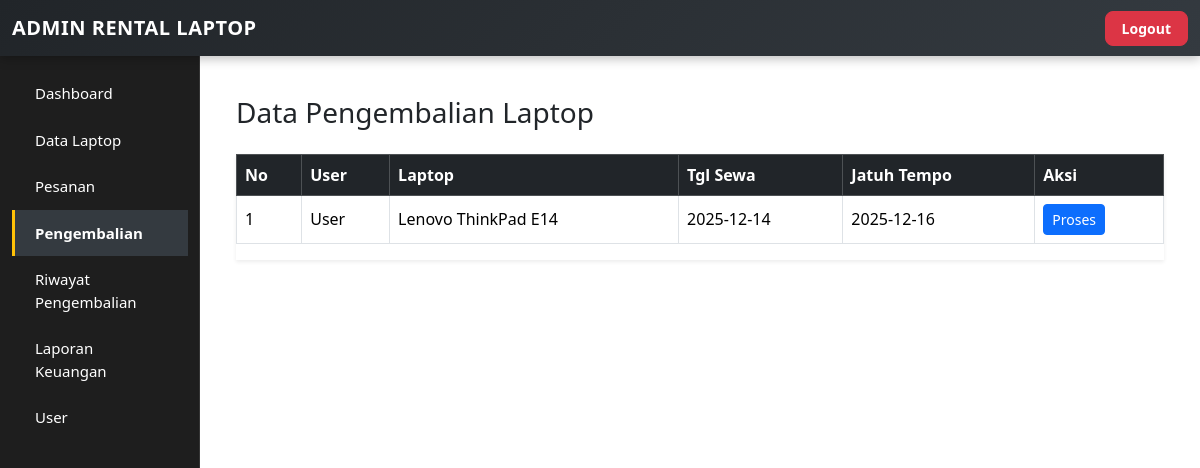
The page /admin/pengembalian.php (signed in) on the database as committed earlier.
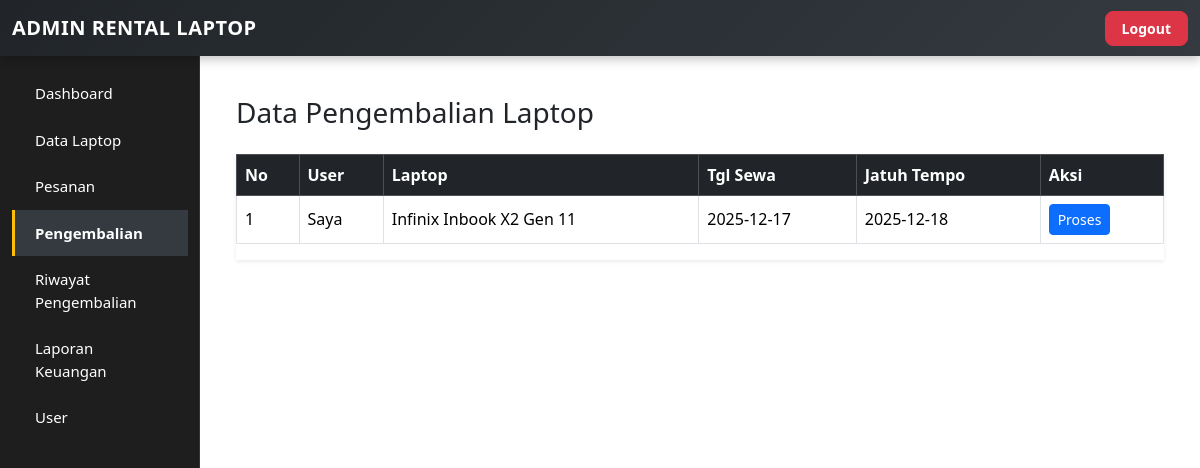
The same page on the database as committed later.
### tables this page shows
CREATE TABLE `tb_pesanan` (
  `id_pesanan` int NOT NULL AUTO_INCREMENT,
  `id_laptop` int NOT NULL,
  `id_user` int NOT NULL,
  `tanggal_sewa` date NOT NULL,
  `durasi` int NOT NULL,
  `total_harga` int NOT NULL,
  `status` enum('Menunggu','Menunggu Pembayaran','Menunggu Konfirmasi','Disetujui','Ditolak','Masa Sewa Berakhir','Menunggu Pengembalian','Selesai','Ditolak Pembayaran','Dibatalkan') NOT NULL,
  `bukti` varchar(255) DEFAULT NULL,
  `metode_bayar` varchar(20) DEFAULT NULL,
  `rekening_tujuan` varchar(50) DEFAULT NULL,
  `is_locked` tinyint(1) DEFAULT '0',
  PRIMARY KEY (`id_pesanan`),
  KEY `id_laptop` (`id_laptop`),
  KEY `id_user` (`id_user`),
  CONSTRAINT `tb_pesanan_ibfk_1` FOREIGN KEY (`id_laptop`) REFERENCES `tb_laptop` (`id_laptop`) ON DELETE RESTRICT ON UPDATE RESTRICT,
  CONSTRAINT `tb_pesanan_ibfk_2` FOREIGN KEY (`id_user`) REFERENCES `tb_user` (`id_user`) ON DELETE RESTRICT ON UPDATE RESTRICT
);

CREATE TABLE `tb_user` (
  `id_user` int NOT NULL AUTO_INCREMENT,
  `nama` varchar(100) NOT NULL,
  `email` varchar(100) NOT NULL,
  `password` varchar(100) NOT NULL,
  `role` enum('user','admin') NOT NULL,
  PRIMARY KEY (`id_user`)
);

CREATE TABLE `tb_laptop` (
  `id_laptop` int NOT NULL AUTO_INCREMENT,
  `nama` varchar(100) NOT NULL,
  `foto` varchar(255) DEFAULT NULL,
  `spesifikasi` text NOT NULL,
  `harga_per_hari` int DEFAULT NULL,
  `stok` int NOT NULL,
  `status` enum('Tersedia','Disewa') NOT NULL,
  `harga` int NOT NULL,
  PRIMARY KEY (`id_laptop`)
);

### admin/pengembalian.php (the view, shortened to what this page needs)
<?php
require "../config/database.php";
$sql = "
    SELECT
        p.id_pesanan,
        p.tanggal_sewa,
        p.durasi,
        l.id_laptop,
        l.nama AS nama_laptop,
        u.nama AS nama_user,
        DATE_ADD(p.tanggal_sewa, INTERVAL p.durasi DAY) AS jatuh_tempo
    FROM tb_pesanan p
    JOIN tb_laptop l ON p.id_laptop = l.id_laptop
    JOIN tb_user u ON p.id_user = u.id_user
    WHERE p.status = 'Menunggu Pengembalian'
    ORDER BY p.id_pesanan DESC
";
$data = $conn->query($sql);
?>
<!DOCTYPE html>
<html lang="id">
<head>
    <link href="https://cdn.jsdelivr.net/npm/bootstrap@5.3.2/dist/css/bootstrap.min.css" rel="stylesheet">
</head>
<body>
<?php require "../assets/header.php"; ?>
<div class="container mt-5">
<h3 class="mb-4">Data Pengembalian Laptop</h3>
<div class="table-responsive shadow-sm">
<table class="table table-bordered align-middle">
    <thead class="table-dark">
        <tr>
            <th>No</th>
            <th>User</th>
            <th>Laptop</th>
            <th>Tgl Sewa</th>
            <th>Jatuh Tempo</th>
            <th>Aksi</th>
        </tr>
    </thead>
    <tbody>
<?php
$no = 1;
if ($data->num_rows == 0): ?>
<tr>
    <td colspan="6" class="text-center text-muted py-4">
        Tidak ada pengembalian yang menunggu proses.
    </td>
</tr>
<?php else: ?>
<?php foreach ($data as $p):
    $modal_id = "modalProses" . $p['id_pesanan'];
?>
<tr>
    <td><?= $no++; ?></td>
    <td><?= $p['nama_user']; ?></td>
    <td><?= $p['nama_laptop']; ?></td>
    <td><?= $p['tanggal_sewa']; ?></td>
    <td><?= $p['jatuh_tempo']; ?></td>
    <td>
        <button class="btn btn-primary btn-sm"
                data-bs-toggle="modal"
                data-bs-target="#<?= $modal_id; ?>">
            Proses
        </button>
    </td>
</tr>
<?php endforeach; ?>
<?php endif; ?>
    </tbody>
</table>
</div>
</div>
</body>
</html>

Rows that differ between the two databases and show on the page:
no longer on this page (row edited): tb_pesanan: id_user.nama "User", id_laptop.nama "Lenovo ThinkPad E14", tanggal_sewa "2025-12-14", jatuh_tempo "2025-12-16"
added tb_pesanan: id_user.nama "Saya", id_laptop.nama "Infinix Inbook X2 Gen 11", tanggal_sewa "2025-12-17", jatuh_tempo "2025-12-18"
